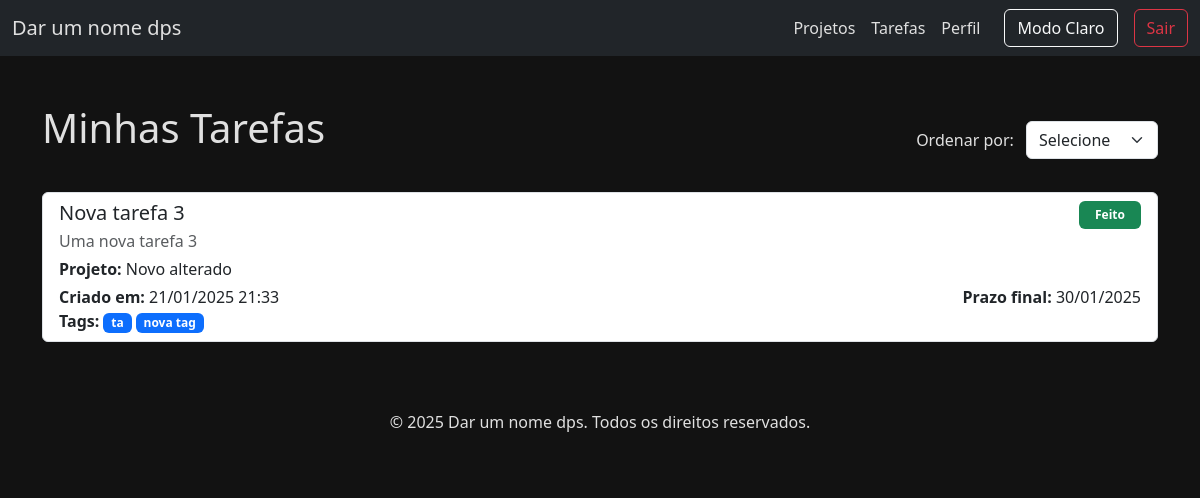
The app's page /tarefas (signed in), older data.
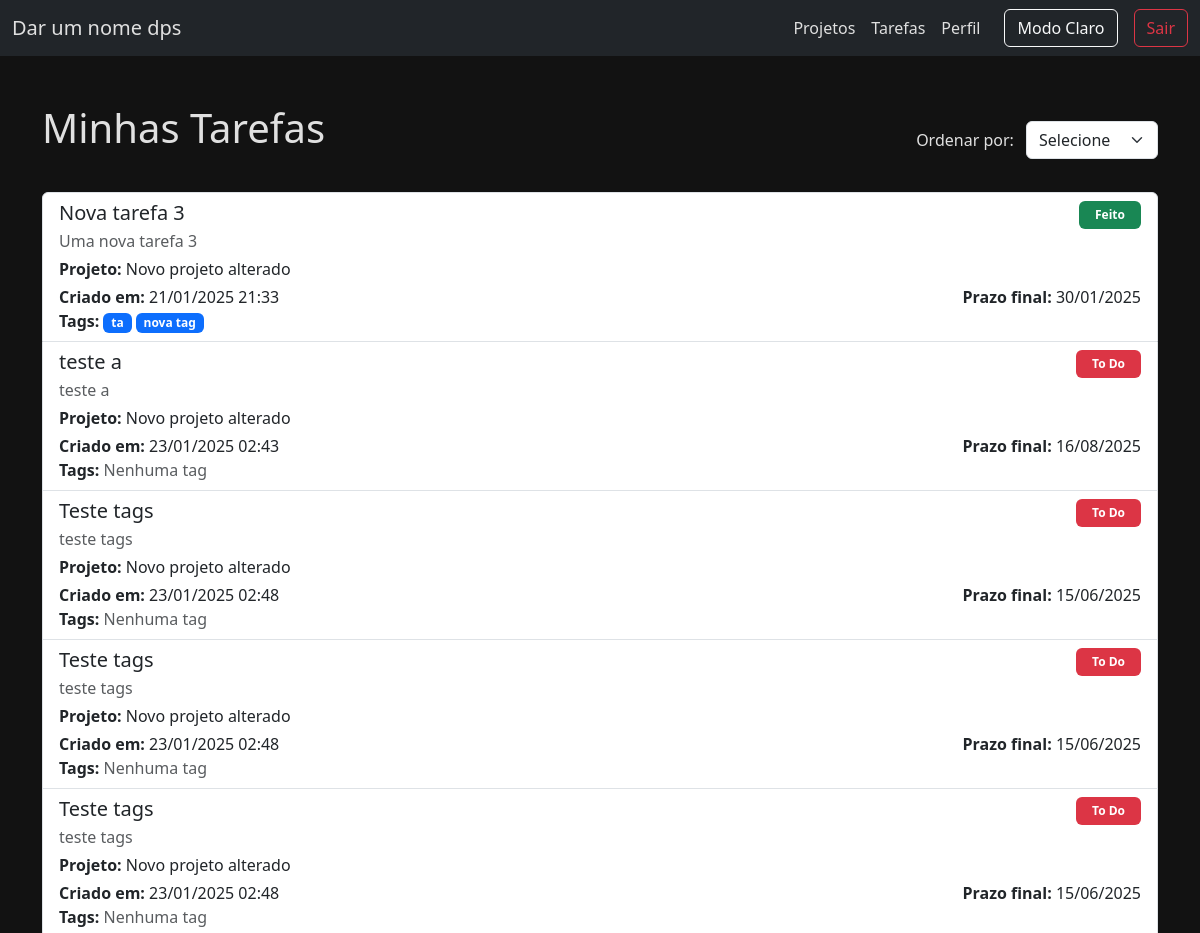
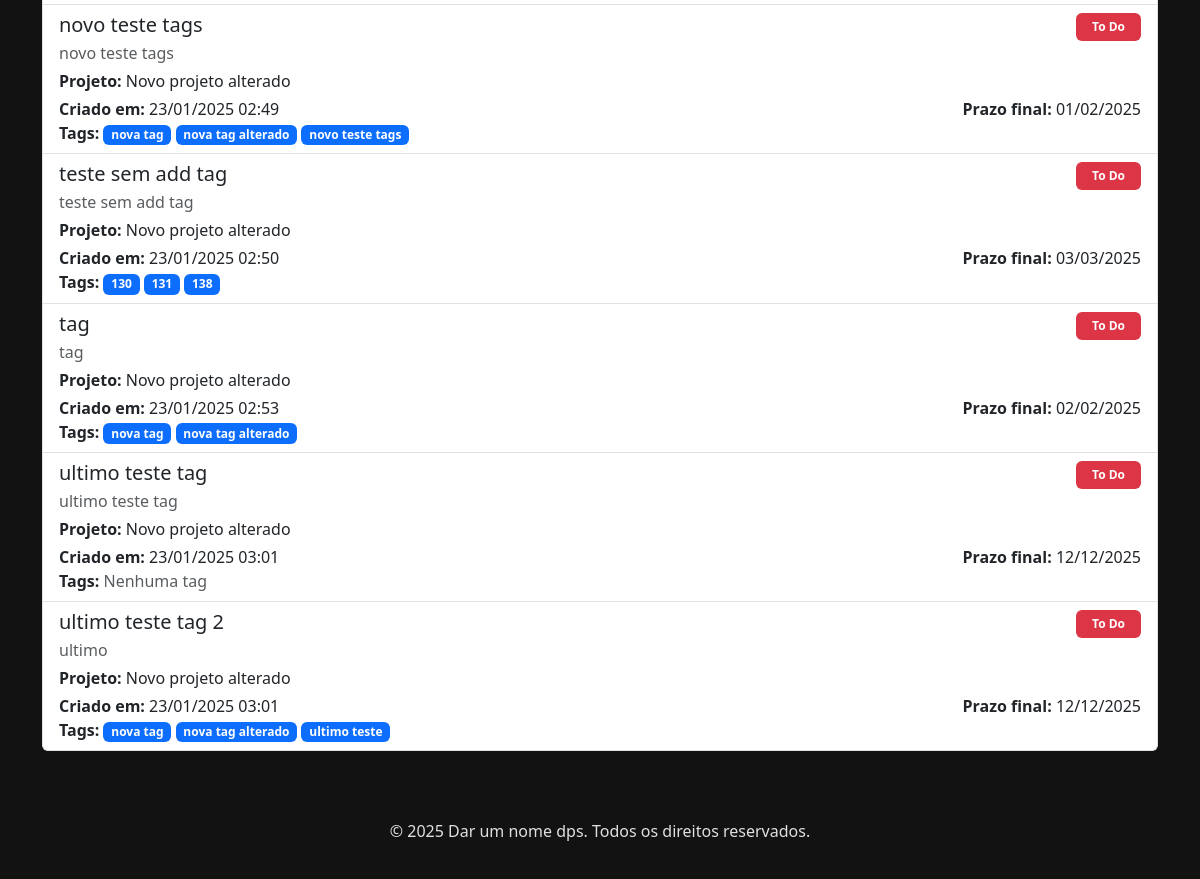
The same page, newer data (2 pictures, top to bottom).
### controle_tarefa/models.py (models this page shows, shortened)
class Tarefa(models.Model):
    STATUS = [
        ('To Do', 'todo'),
        ('Em andamento', 'em_andamento'),
        ('Feito', 'feito'),
    ]
    titulo = models.CharField(max_length=200)
    descricao = models.TextField(blank=True, null=True)
    projeto = models.ForeignKey(Projeto, on_delete=models.CASCADE, related_name='tarefas')
    atribuido_a = models.ForeignKey(User, on_delete=models.SET_NULL, null=True, blank=True, related_name='tarefas')
    status = models.CharField(max_length=20, choices=STATUS, default='todo')
    data_criacao = models.DateTimeField(auto_now_add=True)
    data_prazo_final = models.DateField(null=True, blank=True)
    tags = models.ManyToManyField(Tag, related_name='tarefas', blank=True)

class Projeto(models.Model):
    nome = models.CharField(max_length=200)
    descricao = models.TextField(blank=True, null=True)
    criador = models.ForeignKey(User, on_delete=models.CASCADE, related_name='projetos_criados')
    membros = models.ManyToManyField(User, related_name='projetos', blank=True)
    data_criacao = models.DateTimeField(auto_now_add=True)
    tags = models.ManyToManyField(Tag, related_name='projetos', blank=True)

class Tag(models.Model):
    nome = models.CharField(max_length=50, unique=True)

### controle_tarefa/views.py (the view)
# urls.py: path('tarefas', views.tarefas, name='tarefas'),
@login_required(login_url='/auth/login')
def tarefas(request):
    usuario_logado = request.user
    tarefas_do_usuario = Tarefa.objects.filter(atribuido_a=usuario_logado).order_by('data_criacao')
    ordenar = request.GET.get('ordenar')
    if ordenar == 'prazo':
        print()
        tarefas_do_usuario = tarefas_do_usuario.order_by('data_prazo_final')
    return HttpResponse(render(request, 'tarefas.html', {'user': usuario_logado, 'tarefas_do_usuario': tarefas_do_usuario}))

### controle_tarefa/templates/tarefas.html (shortened to what this page needs)
{% extends 'base.html' %}
{% block content %}
<div class="container my-5">
    <div class="d-flex justify-content-between align-items-center mb-3">
        <h1 class="mb-4 ">Minhas Tarefas</h1>
        {% if tarefas_do_usuario %}
            <form method="get">
                <label for="ordenar" class="me-2">Ordenar por:</label>
                <select id="ordenar" name="ordenar" class="form-select d-inline-block w-auto" onchange="this.form.submit()">
                    <option value="" {% if not request.GET.ordenar %}selected{% endif %}>Selecione</option>
                </select>
            </form>
        {% endif %}
    </div>
        {% if tarefas_do_usuario %}
        <ul class="list-group">
            {% for tarefa in tarefas_do_usuario %}
                <li class="list-group-item">
                    <div class="d-flex justify-content-between align-items-center">
                        <h5 class="mb-1">{{ tarefa.titulo }}</h5>
                        <span class="badge {% if tarefa.status == 'Feito' %}bg-success{% elif tarefa.status == 'Em andamento' %}bg-warning text-dark{% elif tarefa.status == 'To Do' %}bg-danger{% else %}bg-secondary{% endif %} px-3 py-2">
                            {{ tarefa.status }}
                        </span>
                    </div>
                    <p class="mb-1 text-muted">{{ tarefa.descricao }}</p>
                    <p class="mb-1">
                        <strong>Projeto:</strong> {{ tarefa.projeto.nome }}
                    </p>
                    <div class="d-flex justify-content-between">
                        <span><strong>Criado em:</strong> {{ tarefa.data_criacao|date:"d/m/Y H:i" }}</span>
                        <span class="ms-auto"><strong>Prazo final:</strong> {{ tarefa.data_prazo_final|date:"d/m/Y" }}</span>
                    </div>
                    <p class="mb-0">
                        <strong>Tags:</strong>
                        {% for tag in tarefa.tags.all %}
                            <span class="badge bg-primary">{{ tag.nome }}</span>
                        {% empty %}
                            <span class="text-muted">Nenhuma tag</span>
                        {% endfor %}
                    </p>
                </li>
            {% endfor %}
        </ul>
    {% else %}
        <p class="text-muted">Você ainda não possui tarefas cadastradas.</p>
    {% endif %}
</div>
{% endblock %}

Row changes from the older to the newer data that the page shows:
changed through a linked row, Tarefa "Nova tarefa 3": projeto.nome "Novo alterado" → "Novo projeto alterado"
added Tarefa: titulo "teste a", status "To Do", descricao "teste a", projeto.nome "Novo projeto alterado", data_criacao "23/01/2025 02:43", data_prazo_final "16/08/2025"
added Tarefa: titulo "Teste tags", status "To Do", descricao "teste tags", projeto.nome "Novo projeto alterado", data_criacao "23/01/2025 02:48", data_prazo_final "15/06/2025"
added Tarefa: titulo "Teste tags", status "To Do", descricao "teste tags", projeto.nome "Novo projeto alterado", data_criacao "23/01/2025 02:48", data_prazo_final "15/06/2025"
added Tarefa: titulo "Teste tags", status "To Do", descricao "teste tags", projeto.nome "Novo projeto alterado", data_criacao "23/01/2025 02:48", data_prazo_final "15/06/2025"
added Tarefa: titulo "novo teste tags", status "To Do", descricao "novo teste tags", projeto.nome "Novo projeto alterado", data_criacao "23/01/2025 02:49", data_prazo_final "01/02/2025", Tag (nome "nova tag")
now on this page (row unchanged): Tag: nome "nova tag alterado"
added Tag: nome "novo teste tags"
added Tarefa: titulo "teste sem add tag", status "To Do", descricao "teste sem add tag", projeto.nome "Novo projeto alterado", data_criacao "23/01/2025 02:50", data_prazo_final "03/03/2025"
now on this page (row unchanged): Tag: nome "130", shown under "teste sem add tag"
now on this page (row unchanged): Tag: nome "131", shown under "teste sem add tag"
added Tag: nome "138", shown under "teste sem add tag"
added Tarefa: titulo "tag", status "To Do", descricao "tag", projeto.nome "Novo projeto alterado", data_criacao "23/01/2025 02:53", data_prazo_final "02/02/2025", Tag (nome "nova tag")
added Tarefa: titulo "ultimo teste tag", status "To Do", descricao "ultimo teste tag", projeto.nome "Novo projeto alterado", data_criacao "23/01/2025 03:01", data_prazo_final "12/12/2025"
added Tarefa: titulo "ultimo teste tag 2", status "To Do", descricao "ultimo", projeto.nome "Novo projeto alterado", data_criacao "23/01/2025 03:01", data_prazo_final "12/12/2025", Tag (nome "nova tag")
added Tag: nome "ultimo teste", shown under "ultimo teste tag 2"
